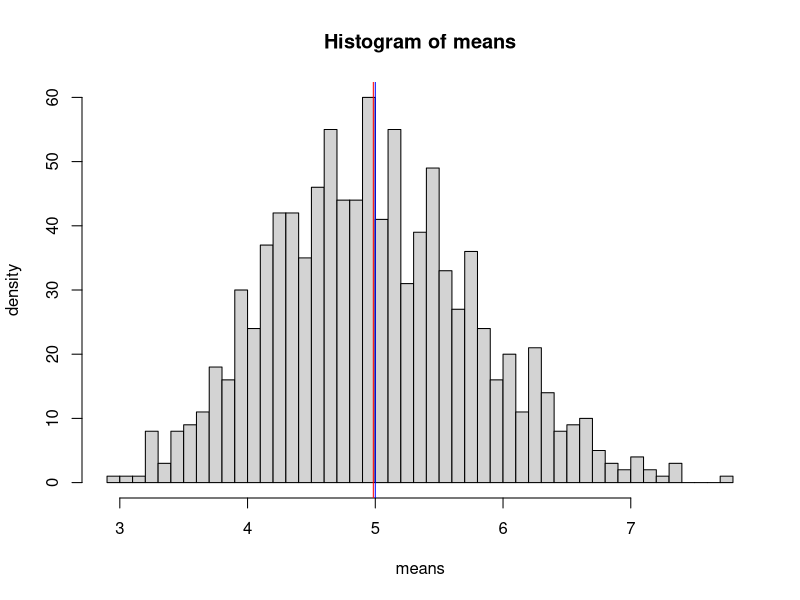

Source code (R):
## ---- chunk 1
means <- 1:1000
## ---- chunk 2
lambda <- 0.2
observations <- 40
## ---- chunk 3
set.seed(20150124)
for (simulation in 1:1000) { means[simulation] <- mean(rexp(n = observations, rate = lambda)) }
## ---- chunk 4
simulations_mean_of_means <- mean(means)
theoretical_mean <- 1/lambda
mean_difference <- abs(theoretical_mean - simulations_mean_of_means)
## ---- chunk 5
simulations_variance <- var(means)
theoretical_variance <- (1/lambda)^2 / observations 
variance_difference <- abs(theoretical_variance - simulations_variance)
## ---- chunk 6
hist(means, breaks=40, ylab="density")
abline(v = theoretical_mean, col = "blue")
abline(v = simulations_mean_of_means, col = "red")
## ---- chunk 7
simulations_sd <- sd(means)
theoretical_sd <- 1/lambda
sd_difference <- abs(theoretical_sd - simulations_sd)
